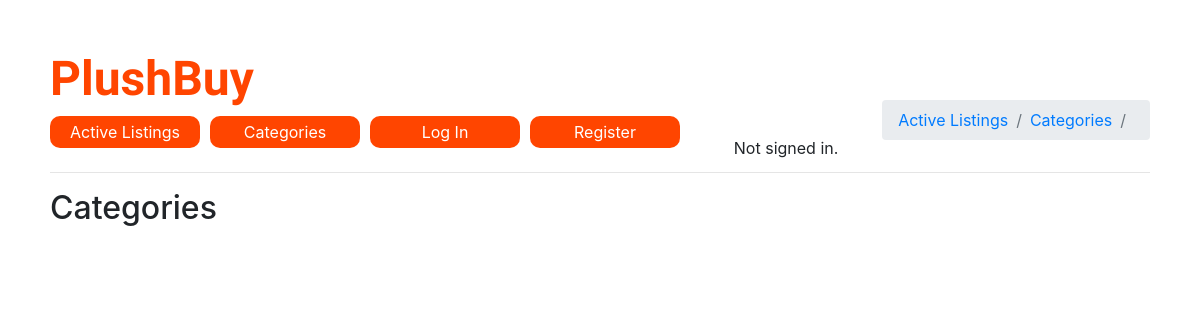
The page /categories on the database as committed earlier.
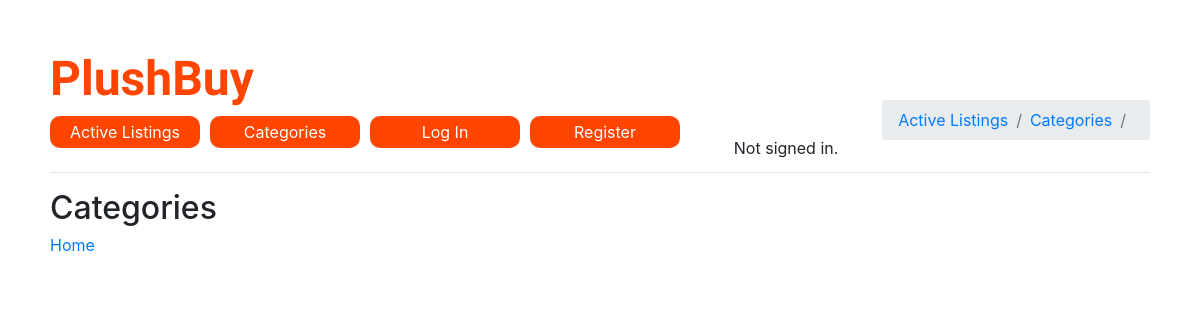
The same page on the database as committed later.
### auctions/models.py (models this page shows, shortened)
class Category(models.Model):
    name = models.CharField(max_length=64, null=True)

### auctions/views.py (the view)
# urls.py: path("categories", views.categories, name="categories"),
def categories(request):
    user = request.user
    listings = Listing.objects.all()
    categories = Category.objects.all()
    return render(request, "auctions/categories.html", {
        "user": user,
        "listings": listings,
        "categories": categories
    })

### auctions/templates/auctions/categories.html (shortened to what this page needs)
{% extends "auctions/layout.html" %}
{% block body %}
    <h2>Categories</h2>
    <ul>
        {% for category in categories %}
            <a href="{% url 'category_listings' category.name %}" alt=""><li>{{ category.name }}</li></a>
        {% endfor %}
{% endblock %}

### auctions/templates/auctions/layout.html (shortened to what this page needs)
{% load static %}
<!DOCTYPE html>
<html lang="en">
    <head>
        <link rel="stylesheet" href="https://stackpath.bootstrapcdn.com/bootstrap/4.4.1/css/bootstrap.min.css">
        <link href="{% static 'auctions/styles.css' %}" rel="stylesheet">
    </head>
    <body>
         <header>
            <div>
                <h1>PlushBuy</h1>
                <ul class="nav">
                    <li class="nav-item">
                        <a class="nav-link" href="{% url 'index' %}">Active Listings</a>
                    </li>
                    <li class="nav-item">
                        <a class="nav-link" href="{% url 'categories' %}">Categories</a>
                    </li>
                    {% if user.is_authenticated %}
                        <li class="nav-item">
                            <a class="nav-link" href="{% url 'watchlist' %}">Watchlist</a>
                        </li>
                        <li class="nav-item">
                            <a class="nav-link" href="{% url 'create_listing' %}">Create Listing</a>
                        </li>
                        <li class="nav-item">
                            <a class="nav-link" href="{% url 'logout' %}">Log Out</a>
                        </li>
                    {% else %}
                        <li class="nav-item">
                            <a class="nav-link" href="{% url 'login' %}">Log In</a>
                        </li>
                        <li class="nav-item">
                            <a class="nav-link" href="{% url 'register' %}">Register</a>
                        </li>
                    {% endif %}
                </ul>
            </div>
            <div class="user-container">
                {% if user.is_authenticated %}
                    <p>Signed in as <strong>{{ user.username }}</strong></p>
                    {% if user.image %}
                        <img src="{{ user.image.url }}" alt="User Image" class="user-img">
                    {% else %}
                        <p>No image available</p>
                    {% endif %}
                {% else %}
                    Not signed in.
                {% endif %}
            </div>
            <nav>
                <ol class="breadcrumb">
                  <li class="breadcrumb-item"><a href="/">Active Listings</a></li>
                  <li class="breadcrumb-item"><a href="{% url 'categories' %}">Categories</a></li>
                  <li class="breadcrumb-item active" aria-current="page">{{ category.name }}</li>
                </ol>
              </nav>
        </header>
        <hr>
        {% block body %}
        {% endblock %}
    </body>
</html>

### auctions/static/auctions/styles.css (style rules this page uses)
html, body, div, span, applet, object, iframe, h1, h2, h3, h4, h5, h6, p, blockquote, pre, a, abbr, acronym, address, big, cite, code, del, dfn, em, img, ins, kbd, q, s, samp, small, strike, strong, sub, sup, tt, var, b, u, i, center, dl, dt, dd, ol, ul, li, fieldset, form, label, legend, table, caption, tbody, tfoot, thead, tr, th, td, article, aside, canvas, details, embed, figure, figcaption, footer, header, hgroup, menu, nav, output, ruby, section, summary, time, mark, audio, video { margin: 0; padding: 0; border: 0; vertical-align: baseline; }
article, aside, details, figcaption, figure, footer, header, hgroup, menu, nav, section { display: block; }
body { line-height: 1; }
ol, ul { list-style: none; }
body { padding: 50px; }
h1 { color: #ff4500; font-weight: bold; font-family: 'Poetsen One'; font-size: 48px; }
h2, h3, h4, p { margin: 10px 0; }
header { display: flex; justify-content: space-between; align-items: flex-end; }
.user-container { display: flex; flex-direction: column; align-items: flex-end; }
.nav-item { background-color: #ff4500; border-radius: 10px; margin: 8px 10px; margin-left: 0px; width: 150px; text-align: center; }
.nav-link { color: white; }
hr { width: 100%; }

Rows that differ between the two databases and show on the page:
added Category: name "Home"
